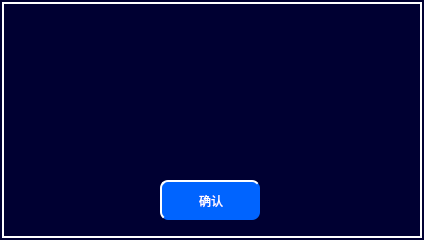
<?xml version="1.0" encoding="UTF-8"?>
<ui version="4.0">
 <class>WarnningDialog</class>
 <widget class="QWidget" name="WarnningDialog">
  <property name="geometry">
   <rect>
    <x>0</x>
    <y>0</y>
    <width>424</width>
    <height>240</height>
   </rect>
  </property>
  <property name="windowTitle">
   <string>Form</string>
  </property>
  <property name="styleSheet">
   <string notr="true">QWidget
{
	background-color:rgb(0,0,50);
}</string>
  </property>
  <widget class="QLabel" name="WarnningDialog_backgroun">
   <property name="geometry">
    <rect>
     <x>2</x>
     <y>2</y>
     <width>420</width>
     <height>236</height>
    </rect>
   </property>
   <property name="styleSheet">
    <string notr="true">font: 20px, &quot;微软雅黑&quot;;
color:red;
border:2px solid white;</string>
   </property>
   <property name="text">
    <string/>
   </property>
  </widget>
  <widget class="QLabel" name="WarnningDialog_Label_str">
   <property name="geometry">
    <rect>
     <x>29</x>
     <y>29</y>
     <width>360</width>
     <height>111</height>
    </rect>
   </property>
   <property name="styleSheet">
    <string notr="true">font: 24px, &quot;微软雅黑&quot;;
color:red;
border-color: rgb(51, 153, 255);</string>
   </property>
   <property name="text">
    <string/>
   </property>
   <property name="alignment">
    <set>Qt::AlignCenter</set>
   </property>
  </widget>
  <widget class="QPushButton" name="WarnningDialog_Button_close">
   <property name="geometry">
    <rect>
     <x>160</x>
     <y>180</y>
     <width>100</width>
     <height>40</height>
    </rect>
   </property>
   <property name="focusPolicy">
    <enum>Qt::NoFocus</enum>
   </property>
   <property name="styleSheet">
    <string notr="true">font: 20px, &quot;微软雅黑&quot;;
color: white;
background-color: rgb(0, 100, 255);	
border-radius:8px;
border-top: 2px solid white;
border-left: 2px solid white;
</string>
   </property>
   <property name="text">
    <string>确认</string>
   </property>
  </widget>
 </widget>
 <resources/>
 <connections/>
</ui>
